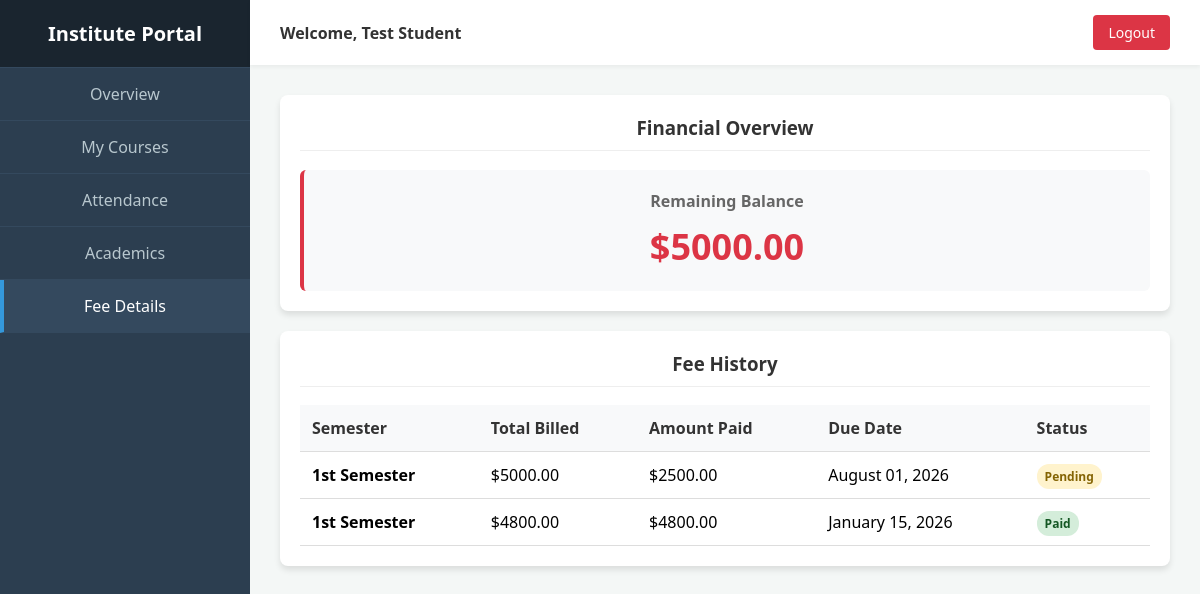
Before: /student/dashboard/fees/ with the older database file.
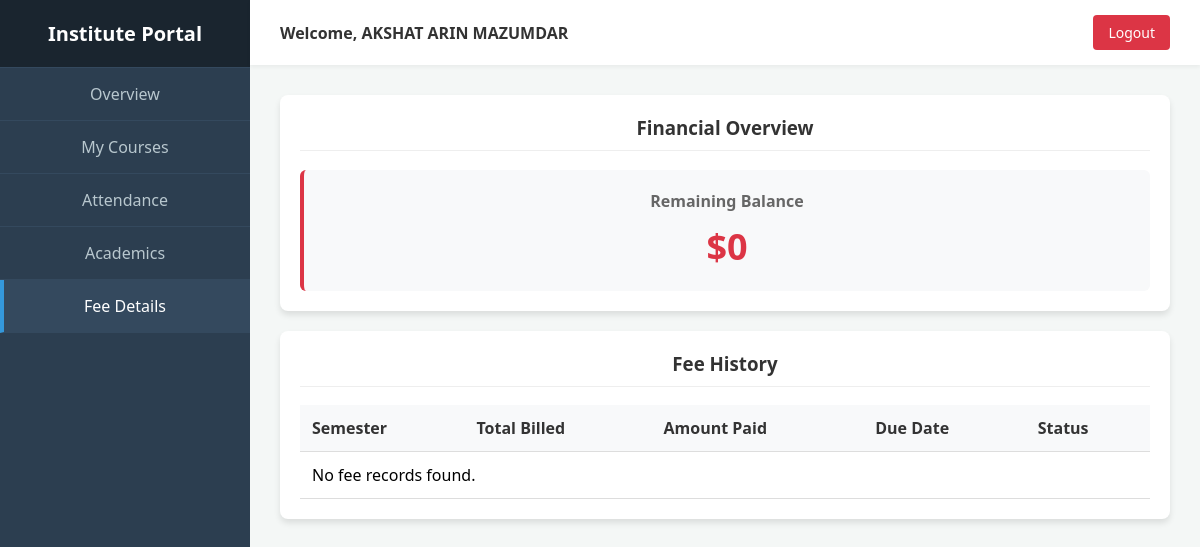
After: the same page with the newer database file.
### backend/student/models.py (models this page shows, shortened)
class StudentProfile(models.Model):
    user = models.OneToOneField(User, on_delete=models.CASCADE, related_name='student_profile')
    enrollment_number = models.CharField(max_length=50, unique=True)
    batch_year = models.IntegerField()
    contact_number = models.CharField(max_length=20, null=True, blank=True)
    address = models.TextField(null=True, blank=True)
    date_of_birth = models.DateField(null=True, blank=True)

class FeeRecord(models.Model):
    STATUS_CHOICES = [
        ('Paid', 'Paid'),
        ('Pending', 'Pending'),
        ('Overdue', 'Overdue'),
    ]
    student = models.ForeignKey(StudentProfile, on_delete=models.CASCADE, related_name='fee_records')
    semester = models.CharField(max_length=50, choices=SEMESTER_CHOICES)
    amount_due = models.DecimalField(max_digits=10, decimal_places=2)
    amount_paid = models.DecimalField(max_digits=10, decimal_places=2, default=0.00)
    due_date = models.DateField()
    status = models.CharField(max_length=20, choices=STATUS_CHOICES, default='Pending')

### authentication/models.py (models this page shows, shortened)
class User(models.Model):
    ROLE_CHOICES = [
        ('student','Student'),
        ('faculty','Faculty'),
        ('admin','Admin')
    ]
    name = models.CharField(max_length=100)
    email = models.EmailField(unique=True)
    role = models.CharField(max_length=10, choices=ROLE_CHOICES)
    password = models.CharField(max_length=100, default="ADMIN")

### backend/student/views.py (the view)
# urls.py: path('dashboard/fees/', views.student_fees, name='student_fees'),
def student_fees(request):
    profile = get_student_profile(request)
    records = FeeRecord.objects.filter(student=profile)
    total_due = sum(fee.amount_due for fee in records if fee.status != 'Paid')
    return render(request, "dashboards/student/fees.html", {'profile': profile, 'records': records, 'total_due': total_due})

### backend/student/views.py (called while the page is built)
def get_student_profile(request):
    student_email = request.session.get('student_email')
    if student_email:
        return StudentProfile.objects.filter(user__email=student_email).first()
    return StudentProfile.objects.first() # Fallback for demo

### templates/dashboards/student/fees.html (shortened to what this page needs)
{% extends 'dashboards/student/base.html' %}
{% block content %}
    <div class="card" style="margin-bottom: 20px;">
        <h3>Financial Overview</h3>
        <div style="background: #f8f9fa; padding: 20px; border-radius: 6px; border-left: 4px solid #dc3545;">
            <h4 style="margin: 0; color: #666; font-size: 16px;">Remaining Balance</h4>
            <p style="margin: 10px 0 0; font-size: 36px; font-weight: bold; color: #dc3545;">${{ total_due }}</p>
        </div>
    </div>
<div class="card">
    <h3>Fee History</h3>
    <table>
        <thead>
            <tr>
                <th>Semester</th>
                <th>Total Billed</th>
                <th>Amount Paid</th>
                <th>Due Date</th>
                <th>Status</th>
            </tr>
        </thead>
        <tbody>
            {% for fee in records %}
            <tr>
                <td><strong>{{ fee.semester }}</strong></td>
                <td>${{ fee.amount_due }}</td>
                <td>${{ fee.amount_paid }}</td>
                <td>{{ fee.due_date|date:"F d, Y" }}</td>
                <td>
                    <span class="status-badge {% if fee.status == 'Paid' %}status-paid{% elif fee.status == 'Pending' %}status-pending{% else %}status-overdue{% endif %}">
                        {{ fee.status }}
                    </span>
                </td>
            </tr>
            {% empty %}
            <tr><td colspan="5">No fee records found.</td></tr>
            {% endfor %}
        </tbody>
    </table>
</div>
{% endblock %}

### templates/dashboards/student/base.html (shortened to what this page needs)
<!DOCTYPE html>
<html lang="en">
<head>
    <link rel="stylesheet" href="/static/css/style.css">
</head>
<body>
    <div class="sidebar">
        <div class="sidebar-header">
            <h2>Institute Portal</h2>
        </div>
        <div class="nav-links">
            <a href="/student/dashboard/" class="nav-item {% if request.path == '/student/dashboard/' %}active{% endif %}">Overview</a>
            <a href="/student/dashboard/courses/" class="nav-item {% if '/courses/' in request.path %}active{% endif %}">My Courses</a>
            <a href="/student/dashboard/attendance/" class="nav-item {% if '/attendance/' in request.path %}active{% endif %}">Attendance</a>
            <a href="/student/dashboard/academics/" class="nav-item {% if '/academics/' in request.path %}active{% endif %}">Academics</a>
            <a href="/student/dashboard/fees/" class="nav-item {% if '/fees/' in request.path %}active{% endif %}">Fee Details</a>
        </div>
    </div>
    <div class="main-content">
        <div class="topbar">
            <div class="user-info">
                Welcome, {{ profile.user.name|default:"Student" }}
            </div>
            <a href="/auth/" class="btn-logout">Logout</a>
        </div>
        <div class="content-area">
            {% block content %}{% endblock %}
        </div>
    </div>
</body>
</html>

Changed rows visible on the page:
removed StudentProfile: user.name "Test Student"
removed FeeRecord: semester "1st Semester", amount_due "5000.00", amount_paid "2500.00", due_date "August 01, 2026", status "Pending"
removed FeeRecord: semester "1st Semester", amount_due "4800.00", amount_paid "4800.00", due_date "January 15, 2026", status "Paid"
added StudentProfile: user.name "AKSHAT ARIN MAZUMDAR"
Other visible differences:
{{ total_due }}: "5000.00" → "0"
text now shown: "No fee records found."
